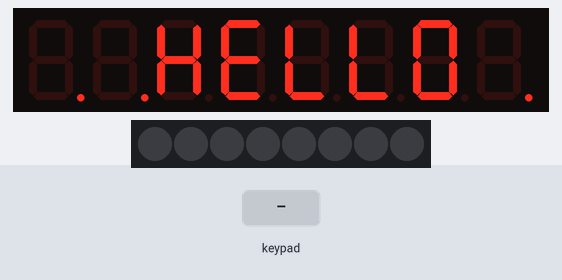
The sketch below on a simulated Arduino Uno, built with avr-gcc and run on an emulated ATmega328P. Parts: 8-digit seven-segment display, 8 RGB LEDs in strip order, left to right. Wiring (inferred from the names in the program): TM1638 display and keys: STB pin 7; clock pin 9; DIO pin 8. The inputs (shaded band) are chosen by the test bench.

Above: at 1.7 s.
3.9 s: keypad keys 1 2 pressed 0.4 s apart
At 5.8 s:
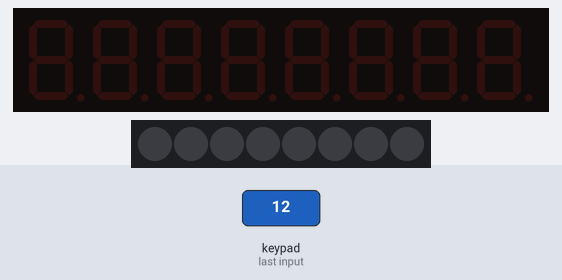
6.2 s: key '3' pressed
At 6.28 s:
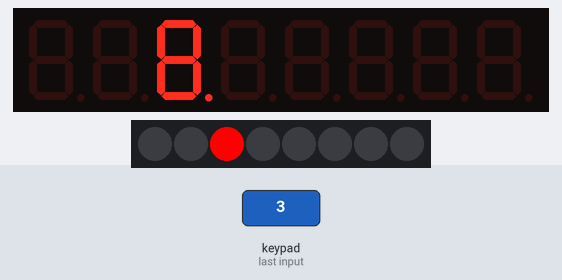
7.8 s: key '4' pressed
At 7.88 s:
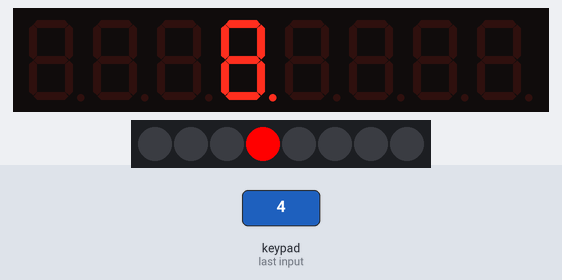
9.4 s: keypad keys 2 5 pressed 0.4 s apart
At 9.47 s:
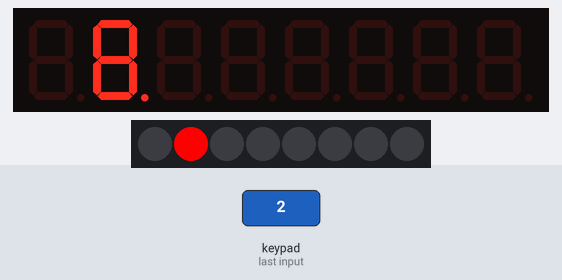
Timing chart, 0 to 12.4 s (numbered marks = the images above; inputs shaded):
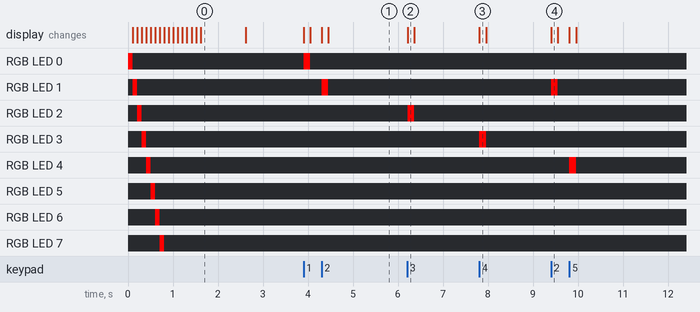

The sketch:

tm1638.ino
```cpp
/*
 tm1638
 https://ascii.cl/conversion.htm

 hex and dex codes for the led's
    led1 = 0xc1 193
    led2 = 0xc3 195
    led3 = 0xc5 197
    led4 = 0xc7 199
    led5 = 0xc9 201
    led6 = 0xcb 203
    led7 = 0xcd 205
    led8 = 0xcf 207

    8digit1 = 0xc0  192
    8digit2 = 0xc2  194
    8digit3 = 0xc4  196
    8digit4 = 0xc6  198
    8digit5 = 0xc8  200
    8digit6 = 0xca  202
    8digit7 = 0xcc  204
    8digit8 = 0xce  206

    button1 = 1
    button2 = 2
    button3 = 4
    button4 = 8
    button5 = 16
    button6 = 32
    button7 = 64
    button8 = 128

    first select a led and then tell it what to do. lightup and what to lightup etc

    setLed(value, position)
    setLed(1, 1)  = first led on
    setLed(0, 1)  = first led off

    setDigit(value, position)
    setDigit(255, 1)  = first digit all on
    setDigit(0, 1)  = first digit all on

*/
// begin define
const int strobe = 7;
const int clock = 9;
const int data = 8;
// end define

void sendCommand(uint8_t value) {
  digitalWrite(strobe, LOW);
  shiftOut(data, clock, LSBFIRST, value);
  digitalWrite(strobe, HIGH);
}

void reset() {
  sendCommand(0x40); // set auto increment mode
  digitalWrite(strobe, LOW);
  shiftOut(data, clock, LSBFIRST, 0xc0);   // set starting address to 0
  for(uint8_t i = 0; i < 16; i++) {
    shiftOut(data, clock, LSBFIRST, 0x00);
  }
  digitalWrite(strobe, HIGH);
}

void setLed(uint8_t value, uint8_t position) {
  // begin value 0xc1 (193), this is the first led
  pinMode(data, OUTPUT);
  sendCommand(0x44);
  digitalWrite(strobe, LOW);                                    // strobe must be low for writing
  shiftOut(data, clock, LSBFIRST, 0xc1 + (position << 1));      // picking the write led
  shiftOut(data, clock, LSBFIRST, value);                       // turn it on or off
  digitalWrite(strobe, HIGH);                                   // strobe high is disable writing
}

void setDigit(uint8_t value, uint8_t position) {
  // begin value 0xc0 (192), this is the first 8digit
  pinMode(data, OUTPUT);
  sendCommand(0x44);
  digitalWrite(strobe, LOW);                                    // strobe must be low for writing
  shiftOut(data, clock, LSBFIRST, 0xc0 + (position << 1));      // select a digit
  shiftOut(data, clock, LSBFIRST, value);                       // which led has to go on or off (225 is all)
  digitalWrite(strobe, HIGH);                                   // strobe high is disable writing
}


void ledloop() {
  // led loop
  for (int i=0;i<8;i++) {
    setLed(1, i);                                               // led on
    delay(100);
    setLed(0, i);                                               // led off
  }

  // digit loop
  for (int i=0;i<8;i++) {
    setDigit(255, i);                                           // digit on
    delay(100);
    setDigit(0, i);                                             // digit off
  }
}

void showHello() {
  setDigit(0x80, 0);
  setDigit(0x80, 1);
  setDigit(0x76, 2);
  setDigit(0x79, 3);
  setDigit(0x38, 4);
  setDigit(0x38, 5);
  setDigit(0x3f, 6);
  setDigit(0x80, 7);
  delay(1000);
}

uint8_t getButtons(void) {
  uint8_t buttons = 0;
  digitalWrite(strobe, LOW);
  shiftOut(data, clock, LSBFIRST, 0x42);
  pinMode(data, INPUT);

  for (uint8_t i = 0; i < 4; i++) {
    uint8_t v = shiftIn(data, clock, LSBFIRST) << i;
    buttons |= v;
  }

  pinMode(data, OUTPUT);
  digitalWrite(strobe, HIGH);
  return buttons;
}

void setup() {
  Serial.begin(9600);
  //Serial.println();
  pinMode(strobe, OUTPUT);
  pinMode(clock, OUTPUT);
  pinMode(data, OUTPUT);

  sendCommand(0x8f);  // activate
  reset();
  sendCommand(0x44);  // set single address

  ledloop();                            // demo loop
  showHello();                          // demo hello
}

void loop() {
  uint8_t buttons = getButtons();
  for(uint8_t position = 0; position < 8; position++) {
    uint8_t mask = 0x1 << position;

    setLed(buttons & mask ? 1 : 0,position);
    setDigit(buttons & mask ? 255 : 0, position);
  }
}
```

Measured:
- after the input at 3.9 s, RGB LED 0: off → RGB(255, 0, 0) at once, → off 0.15 s later; RGB LED 1: off → RGB(255, 0, 0) after 0.40 s, → off 0.15 s later; the display: first changes at once (image 1 shows a later state)
- after the input at 6.2 s, RGB LED 2: off → RGB(255, 0, 0) at once, → off 0.15 s later; the display: changes at once (image 2)
- after the input at 7.8 s, RGB LED 3: off → RGB(255, 0, 0) at once, → off 0.15 s later; the display: changes at once (image 3)
- after the input at 9.4 s, RGB LED 1: off → RGB(255, 0, 0) at once, → off 0.15 s later; RGB LED 4: off → RGB(255, 0, 0) after 0.41 s, → off 0.15 s later; the display: changes at once (image 4)
- what the display in image 0 shows lasts 1.0 s, from 1.6 s to 2.6 s
